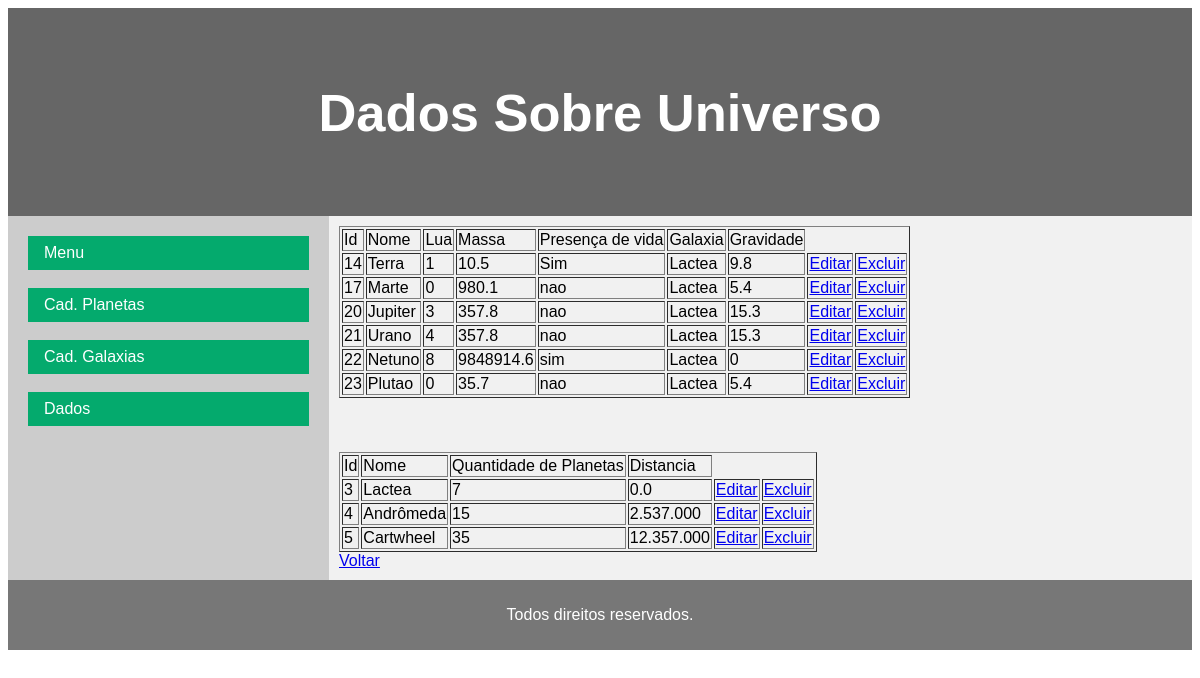
Screenshot of /listaDados.php (signed in) with the database file from the repository.
### tables this page shows
CREATE TABLE `planeta` (
  `id` int(11) NOT NULL,
  `nome` varchar(100) NOT NULL,
  `lua` int(2) NOT NULL,
  `massa` varchar(100) NOT NULL,
  `presenca_vida` varchar(100) NOT NULL,
  `id_galaxia` int(11) NOT NULL,
  `gravidade` varchar(5) NOT NULL
);

CREATE TABLE `galaxia` (
  `id_galaxia` int(11) NOT NULL,
  `nome_gal` varchar(100) NOT NULL,
  `qtd_planetas` int(3) NOT NULL,
  `distancia` varchar(100) NOT NULL
);

### listaDados.php (the view, shortened to what this page needs)
<!DOCTYPE html>
<html>
	<head>
		<link href="css/estilo.css" rel="stylesheet">
	</head>
	<body>
		<header>
		  <h2>Dados Sobre Universo</h2>
		</header>
		<section>
        <nav>
			<ul id="menu">
				<li><a href="menu.php" class="active">Menu</a></li>
                <br>
				<li><a href="cadPlaneta.php" class="active">Cad. Planetas</a></li>
                <br>
                <li><a href="cadGalaxia.php" class="active">Cad. Galaxias</a></li>
                <br>
                <li><a href="listaDados.php" class="active">Dados</a></li>
			</ul>
		  </nav>
		  <article>
            <table border="1">
                <tr>
                    <td> Id </td>
                    <td> Nome </td>
                    <td> Lua </td>
                    <td> Massa </td>
                    <td> Presença de vida </td>
                    <td> Galaxia </td>
                    <td> Gravidade </td>
                </tr>
                <?php
                    require 'bd/conectaBD.php';
                    $conn = new mysqli($servername, $username, $password, $database);
                    $sql = "SELECT id, nome, lua, massa, presenca_vida, nome_gal AS nome_galaxia, gravidade FROM planeta INNER JOIN galaxia ON (planeta.Id_galaxia = galaxia.Id_galaxia)";
					$res = mysqli_query($conn, $sql);
                    if($res){
                        while($row = mysqli_fetch_assoc($res)){
                            echo " <tr>
                                        <td>" . $row['id'] . "</td>
                                        <td>" . $row['nome'] . "</td>
                                        <td>" . $row['lua'] . "</td>
                                        <td>" . $row['massa'] . "</td>
                                        <td>" . $row['presenca_vida'] . "</td>
                                        <td>" . $row['nome_galaxia'] . "</td>
                                        <td>" . $row['gravidade'] . "</td>
                                        <td><a href='cadPlaneta.php?id=" . $row['id'] . "'>Editar</a></td>
                                        <td><a href='excluiPlaneta.php?id=".$row['id']."'>Excluir</a></td>
                                    </tr>";
                        }
                    }
                ?>
            </table>
            <br>
            <br>
            <br>
            <table border="1">
                <tr>
                    <td> Id </td>
                    <td> Nome </td>
                    <td> Quantidade de Planetas </td>
                    <td> Distancia </td>
                </tr>
                <?php
                    require 'bd/conectaBD.php';
                    $conn = new mysqli($servername, $username, $password, $database);
                    $sql = "SELECT id_galaxia, nome_gal, qtd_planetas, distancia FROM galaxia";
					$res = mysqli_query($conn, $sql);
                    if($res){
                        while($row = mysqli_fetch_assoc($res)){
                            echo " <tr>
                                        <td>" . $row['id_galaxia'] . "</td>
                                        <td>" . $row['nome_gal'] . "</td>
                                        <td>" . $row['qtd_planetas'] . "</td>
                                        <td>" . $row['distancia'] . "</td>
                                        <td><a href='cadGalaxia.php?id_galaxia=" . $row['id_galaxia'] . "'>Editar</a></td>
                                        <td><a href='excluiGalaxia.php?id=".$row['id_galaxia']."'>Excluir</a></td>
                                    </tr>";
                        }
                    }
                ?>
            </table>
			<a href="menu.php">Voltar</a>
		  </article>
		</section>
		<footer>
		  <p>Todos direitos reservados.</p>
		</footer>
	</body>
</html>

### css/estilo.css (style rules this page uses)
* { box-sizing: border-box; }
body { font-family: Arial, Helvetica, sans-serif; }
header { background-color: #666; padding: 30px; text-align: center; font-size: 35px; color: white; }
section { display: -webkit-flex; display: flex; }
nav { -webkit-flex: 1; -ms-flex: 1; flex: 1; background: #ccc; padding: 20px; }
nav ul { list-style-type: none; padding: 0; }
article { -webkit-flex: 3; -ms-flex: 3; flex: 3; background-color: #f1f1f1; padding: 10px; }
footer { background-color: #777; padding: 10px; text-align: center; color: white; }
ul#menu { list-style-type: none; margin: 0; padding: 0; }
ul#menu li a { display: block; color: #000; padding: 8px 16px; text-decoration: none; }
ul#menu li a.active { background-color: #04AA6D; color: white; }

### rows the page displays
planeta: id "14", nome "Terra", lua "1", massa "10.5", presenca_vida "Sim", id_galaxia.nome_gal "Lactea", gravidade "9.8"
planeta: id "17", nome "Marte", lua "0", massa "980.1", presenca_vida "nao", id_galaxia.nome_gal "Lactea", gravidade "5.4"
planeta: id "20", nome "Jupiter", lua "3", massa "357.8", presenca_vida "nao", id_galaxia.nome_gal "Lactea", gravidade "15.3"
planeta: id "21", nome "Urano", lua "4", massa "357.8", presenca_vida "nao", id_galaxia.nome_gal "Lactea", gravidade "15.3"
planeta: id "22", nome "Netuno", lua "8", massa "9848914.6", presenca_vida "sim", id_galaxia.nome_gal "Lactea", gravidade "0"
planeta: id "23", nome "Plutao", lua "0", massa "35.7", presenca_vida "nao", id_galaxia.nome_gal "Lactea", gravidade "5.4"
galaxia: id_galaxia "3", nome_gal "Lactea", qtd_planetas "7", distancia "0.0"
galaxia: id_galaxia "4", nome_gal "Andrômeda", qtd_planetas "15", distancia "2.537.000"
galaxia: id_galaxia "5", nome_gal "Cartwheel", qtd_planetas "35", distancia "12.357.000"
